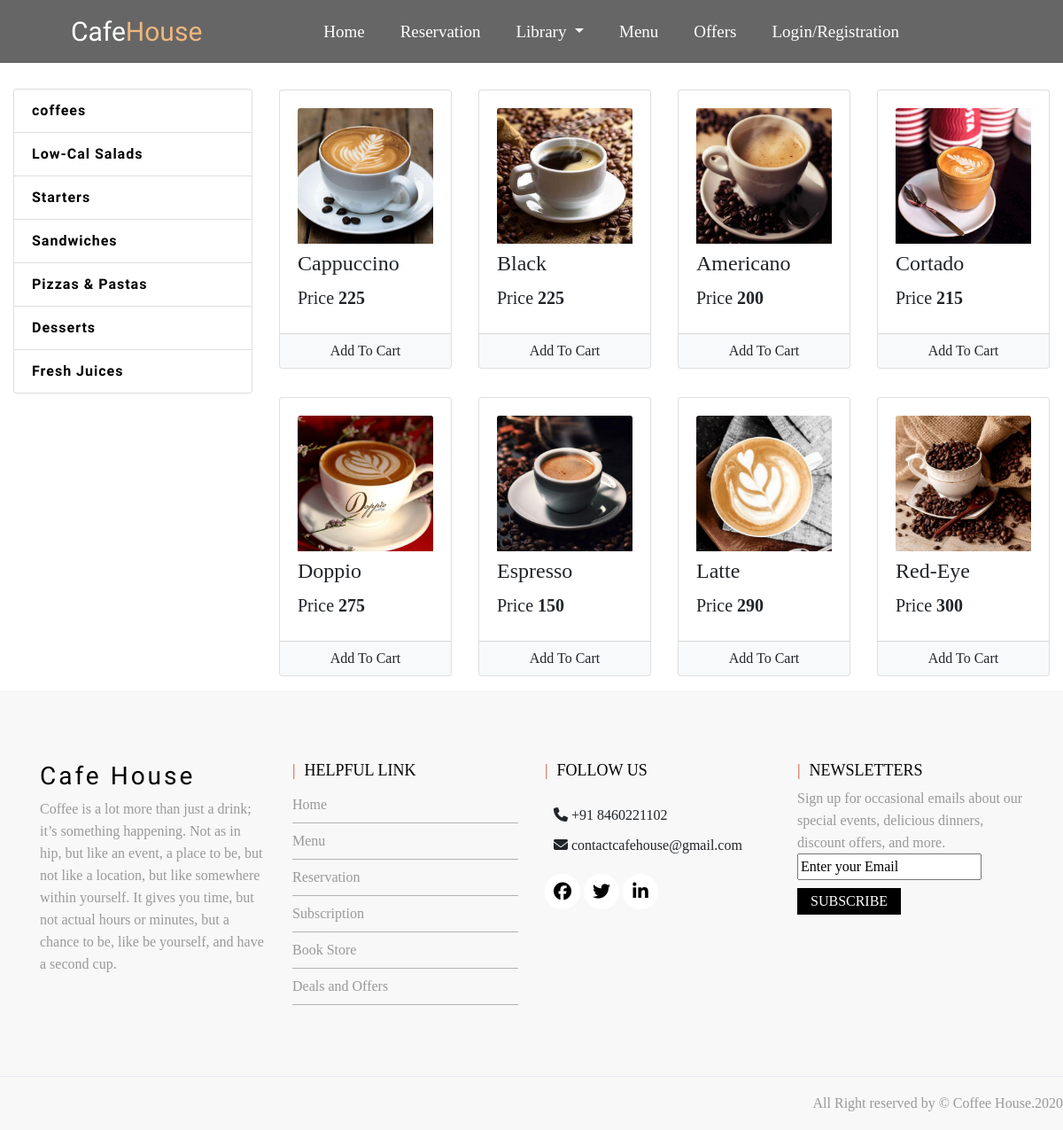
Page /menu.php on the committed database.
### tables this page shows
CREATE TABLE `food_category` (
  `fcat_id` int(15) NOT NULL,
  `fcat_name` varchar(50) NOT NULL
);

CREATE TABLE `food_items` (
  `fitem_id` int(15) NOT NULL,
  `fitem_name` varchar(50) NOT NULL,
  `fitem_price` varchar(20) NOT NULL,
  `fitem_img` longtext NOT NULL,
  `fcat_id` int(15) NOT NULL
);

### menu.php (the view, shortened to what this page needs)
<!DOCTYPE html>
<html>
<head>
    <link rel="stylesheet" href="assets/vendor/bootstrap/css/bootstrap.min.css">
    <link href="assets/vendor/icofont/icofont.min.css" rel="stylesheet">
    <link href="assets/vendor/boxicons/css/boxicons.min.css" rel="stylesheet">
    <link href="assets/vendor/animate.css/animate.min.css" rel="stylesheet">
    <link href="assets/vendor/venobox/venobox.css" rel="stylesheet">
    <link href="assets/vendor/owl.carousel/assets/owl.carousel.min.css" rel="stylesheet">
    <link rel="stylesheet" href="assets/css/menu.css">
    <link rel="stylesheet" href="assets/css/footer.css">
    <link rel="stylesheet" href="https://cdnjs.cloudflare.com/ajax/libs/font-awesome/4.7.0/css/font-awesome.min.css">
</head>
<body>
    <?php
			include_once('navbar.php');
		?>
    <main>
        <div class="container-fluid">
            <div class="row">
                <div class="col-lg-3 col-md-3 col-sm-12 " style="margin-top: 100px;margin-bottom: 60px;">
                    <div class="category ">
                        <ul class="list-group nav flex-column">
                            <?php
									$fetchqry = "select * from food_category";
									$exeqry = mysqli_query($conn,$fetchqry);
									while($res = mysqli_fetch_array($exeqry))
									{
									?>
                            <li class="list-group-item" style="text-align: left;">
                                <a href="menu.php?fcid=<?php echo $res['fcat_id']; ?>">
                                    <span class="title"
                                        style="font-size: 16px; font-family: satisfy; letter-spacing: 1px;"><b><?php echo $res['fcat_name']; ?></b></span>
                                </a>
                            </li>
                            <?php
									}
								?>
                        </ul>
                    </div>
                </div>
                <div class="col" style="margin-top: 85px;">
                    <div class="row products" id="products">
                        <?php
				if(isset($_GET['fcid']))
				{
				$catid = $_GET['fcid'];
				$selectqry	= "select * from food_items where fcat_id = '$catid'";
				$exeqry2 = mysqli_query($conn,$selectqry);
				while($res2 = mysqli_fetch_assoc($exeqry2))
				{
				?>
                        <div class="col-lg-3 col-md-4 col-sm-6 d-lg-flex d-md-flex d-sm-flex d-xs-flex my-2 mb-3 mt-3">
                            <div class="card">
                                <div class="card-body">
                                    <img src="<?= $res2['fitem_img'] ?>" alt="food-items" class="card-img">
                                    <h4 class="card-title mt-2 text-wrap"><?= $res2['fitem_name'] ?></h4>
                                    <h5>Price <b><?= $res2['fitem_price'] ?></b></h5>
                                </div>
                                <div class="card-footer p-0 ctftr">
                                    <form class="form-submit" method="POST">
                                        <input type="hidden" class="fid" name="" value="<?=$res2['fitem_id']?>">
                                        <input type="hidden" class="finame" name="" value="<?=$res2['fitem_name']?>">
                                        <input type="hidden" class="fiimg" name="" value="<?=$res2['fitem_img']?>">
                                        <input type="hidden" class="fiprice" name="" value="<?=$res2['fitem_price']?>">
                                        <button class="btn btn-block btn-light m-0 addItemBtn" name="addToCartBtn">Add
                                            To Cart</button>
                                    </form>
                                </div>
                            </div>
                        </div>
                        <?php
				}
			}
			else
			{
				$selectqry2 = "select * from food_items where fcat_id = 1";
				$exeqry3 = mysqli_query($conn,$selectqry2);
				while($res3 = mysqli_fetch_assoc($exeqry3))
				{
				?>
                        <div class="col-lg-3 col-md-4 col-sm-6 my-2 mb-3 mt-3">
                            <div class="card">
                                <div class="card-body">
                                    <img src="<?= $res3['fitem_img'] ?>" alt="food-items" class="card-img-top">
                                    <h4 class="card-title mt-2"><?= $res3['fitem_name'] ?></h4>
                                    <h5>Price <b><?= $res3['fitem_price'] ?></b></h5>
                                </div>
                                <div class="card-footer p-0 ctftr">
                                    <form class="form-submit" method="POST">
                                        <button class="btn btn-block btn-light m-0 addItemBtn" name="addToCartBtn">Add To Cart</button>
                                    </form>
                                </div>
                            </div>
                        </div>
                        <?php
				}
			}
		?>
                    </div>
                </div>
            </div>
        </div>
    </main>
    <?php
		include_once('footer.php');
	?>
</body>
</html>

### assets/css/menu.css (style rules this page uses)
body { padding: 0%; margin: 0%; font-family: 'Old Standard TT' ; box-sizing: border-box; }
.category ul li a { color: #000; text-decoration: none; }

### assets/css/footer.css (style rules this page uses)
body { font-family: 'Old Standard TT' ; }

### assets/css/navbar.css (style rules this page uses)
body { padding: 0%; margin: 0%; font-family: 'Old Standard TT' ; box-sizing: border-box; }

### rows in the picture
food_category: fcat_name "coffees"
food_category: fcat_name "Low-Cal Salads"
food_category: fcat_name "Starters"
food_category: fcat_name "Sandwiches"
food_category: fcat_name "Pizzas & Pastas"
food_category: fcat_name "Desserts"
food_category: fcat_name "Fresh Juices"
food_items: fitem_img (picture), fitem_name "Cappuccino", fitem_price "225"
food_items: fitem_img (picture), fitem_name "Black", fitem_price "225"
food_items: fitem_img (picture), fitem_name "Americano", fitem_price "200"
food_items: fitem_img (picture), fitem_name "Cortado", fitem_price "215"
food_items: fitem_img (picture), fitem_name "Doppio", fitem_price "275"
food_items: fitem_img (picture), fitem_name "Espresso", fitem_price "150"
food_items: fitem_img (picture), fitem_name "Latte", fitem_price "290"
food_items: fitem_img (picture), fitem_name "Red-Eye", fitem_price "300"
